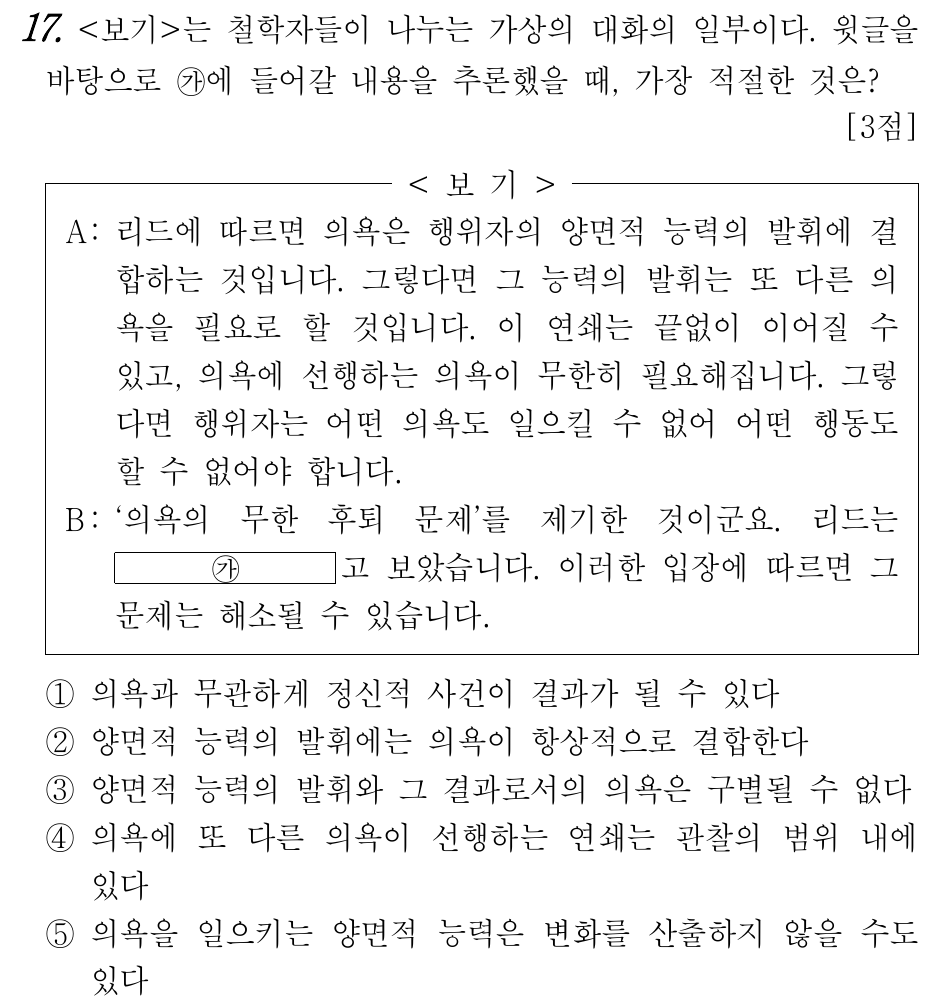
#> input picture 비문학/img/2022-03-국어_17.png, 935 x 1000 px, given in place of 2026-06-국어_p1.png, which was not available
$ jupyter execute --allow-errors '비문학(4주차).ipynb'   (shell and % lines are left out)   (text cells are left out)
#> lines starting #> are read from the running program, lines starting #| are printed output that depends on the picture; after the words box and inside, x2 and y2 are one past the last pixel; in counts of white or black regions, pixels touching at a corner belong together; pictures that were not available may be replaced by others from this repository, and a replacement may not be noted
[cell 1]
from google.colab import drive
drive.mount('/content/drive')

[cell 2]
import sys
sys.path.append("/content/drive/MyDrive/STUBO/ksatparser")

[cell 3]
# Install Poppler utilities

[cell 4]
import os
os.environ["OPENAI_API_KEY"] = "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"

[cell 5]
# [9 lines of commented-out code are left out]

[cell 6]
import base64
from PIL import Image
from IPython.display import display
from openai import OpenAI

[cell 7]
import os
from pathlib import Path
from PyPDF2 import PdfReader
import ksatparser

# 대상 파일 경로
pdf_path = "/content/drive/MyDrive/기출/2026-06-국어.pdf"

# 텍스트 저장 경로
text_save_dir = "/content/drive/MyDrive/save_text"
os.makedirs(text_save_dir, exist_ok=True)
text_save_path = os.path.join(text_save_dir, "2026-06-국어.txt")

# 이미지 저장 경로
image_output_dir = "/content/drive/MyDrive/output_images"
os.makedirs(image_output_dir, exist_ok=True)

# 텍스트 추출 함수 정의
# [8 lines left out: function extract_text_from_pdf, not called in this run]

# 파일 처리
if os.path.exists(pdf_path):
    # 텍스트 추출 및 저장
    raw_text = extract_text_from_pdf(pdf_path)
    with open(text_save_path, 'w', encoding='utf-8') as f:
        f.write(raw_text)
    print(f"텍스트 저장 완료: {text_save_path}")

    # 이미지 추출
    ksatparser.parse_problem(pdf_path, image_output_dir)
    print(f"이미지 추출 완료: {image_output_dir}")
else:
    print(f"파일이 존재하지 않습니다: {pdf_path}")

[cell 8]
import re
import os
import shutil

images_dir = '/content/drive/MyDrive/output_images'
output_base = '/content/drive/MyDrive/classified_images'
nonfiction_dir = os.path.join(output_base, '비문학')

os.makedirs(nonfiction_dir, exist_ok=True)

copied = False

#> (the rest of this cell did not finish here and is left out)

[cell 9]
import os
from openai import OpenAI
import re
import time

#> (the rest of this cell did not finish here and is left out)

[cell 10]
from openai import OpenAI
import os
import time

#> (the rest of this cell did not finish here and is left out)

[cell 11]
# Tesseract와 한글 언어 데이터 설치

[cell 12]
import os
import re
import unicodedata
from PIL import Image
import pytesseract
from openai import OpenAI

# ✅ 유니코드 NFC 정규화 함수
def normalize_filename(filename):
    return unicodedata.normalize('NFC', filename)

# ✅ 경로 설정
image_dir = "/content/drive/MyDrive/classified_images/비문학"

# ✅ 프롬프트 템플릿
text_prompt = '''
다음은 국어 모의고사 비문학 문제입니다. 지문과 문제를 읽고 아래를 수행하세요:

1. 이 문제의 정답을 알려주세요 (선지 번호만 출력: ①~⑤ 중 하나)
2. 반드시 지문 내용을 근거로 하여 정답 선택 이유를 자세히 설명해주세요 (3~5문장)

[지문]
{passage}

[문제]
{question}

결과는 다음 형식으로 출력해주세요:

[정답] ③
[해설] … (여기에 근거 설명)
'''

# ✅ GPT 호출 함수
# [8 lines left out: function ask_gpt, not called in this run]

# ✅ 이미지 → 텍스트 (OCR)
def extract_text(image_path):
    image = Image.open(image_path)
#> image is the input picture: PIL image 935x1000 L; min 0, max 255, mean 242
    return pytesseract.image_to_string(image, lang='kor')


# ✅ 지문-문제 매핑 정보
mapping = {
    "p1": [1, 2, 3],
    "p2": list(range(4, 10)),
    "p3": list(range(10, 14)),
    "p4": list(range(14, 18))
}

# ✅ 실제 파일 목록 (정규화)
all_files = [normalize_filename(f) for f in os.listdir(image_dir)]

# ✅ 처리 루프
#> (the rest of this cell did not finish here and is left out)

[cell 13]
import os
import re
import unicodedata
import easyocr
from PIL import Image
from openai import OpenAI

# 유니코드 NFC 정규화
def normalize_filename(fn):
    return unicodedata.normalize('NFC', fn)

# EasyOCR 리더 초기화 (한글 + 숫자, 특수기호 혼합 언어)
#> (the rest of this cell did not finish here and is left out)

[cell 14]
import os
import re
import cv2
import numpy as np
import unicodedata
import easyocr
from PIL import Image
from openai import OpenAI

# ✅ 유니코드 NFC 정규화
def normalize_filename(fn):
    return unicodedata.normalize('NFC', fn)

# ✅ EasyOCR 초기화
#> (the rest of this cell did not finish here and is left out)

[cell 15]
import cv2
import numpy as np
import os

def remove_underlines(input_path, output_path):
    # 이미지 불러오기
#> called with output_path = '/content/2026-06-국어_16_clean.png'
    img = cv2.imread(input_path)
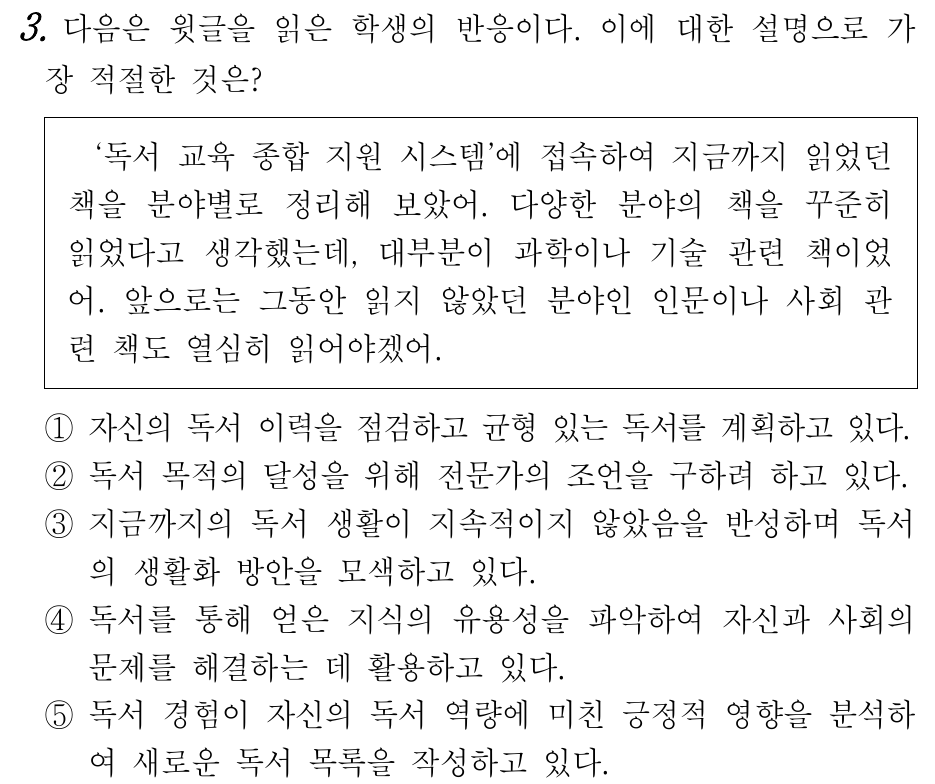
#> input picture 비문학/img/2022-03-국어_3.png, 935 x 784 px, given in place of 2026-06-국어_16.png, which was not available
#> img is the input picture: shape (784, 935, 3); min 0, max 255, mean 240.5
    if img is None:
        raise FileNotFoundError(f"❌ 이미지 경로 확인: {input_path}")

    gray = cv2.cvtColor(img, cv2.COLOR_BGR2GRAY)

    # 이진화
    _, binary = cv2.threshold(gray, 200, 255, cv2.THRESH_BINARY_INV)
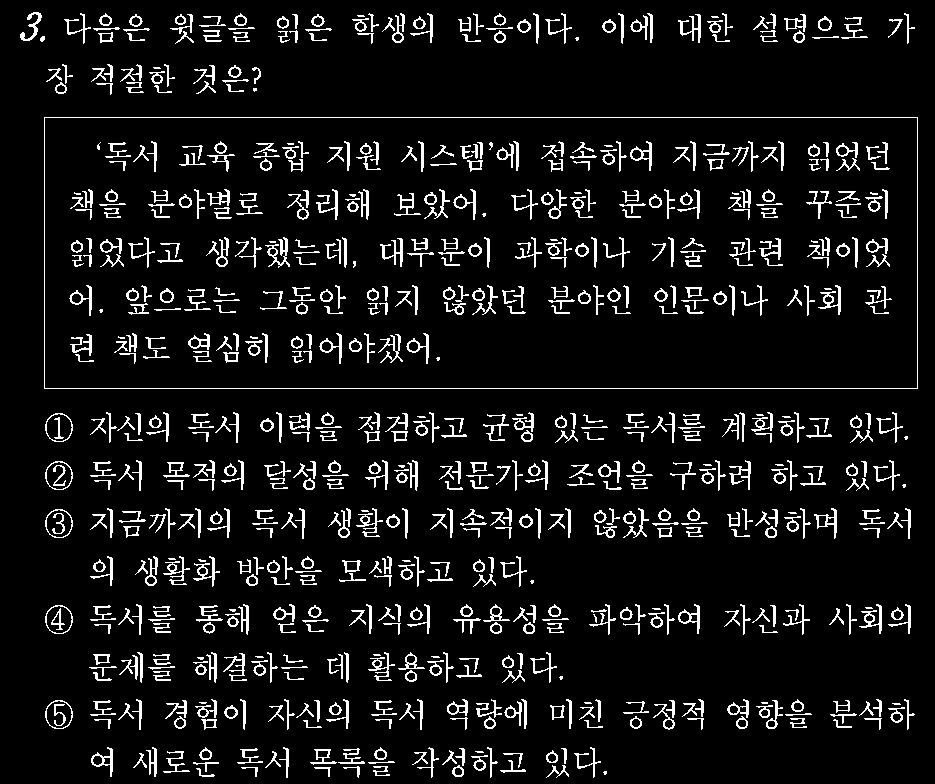
#> binary: shape (784, 935); 7.9% white in thin lines or dots

    # 수평선 검출용 커널 (1x30)
    kernel = cv2.getStructuringElement(cv2.MORPH_RECT, (30, 1))
    detected_lines = cv2.morphologyEx(binary, cv2.MORPH_OPEN, kernel, iterations=2)
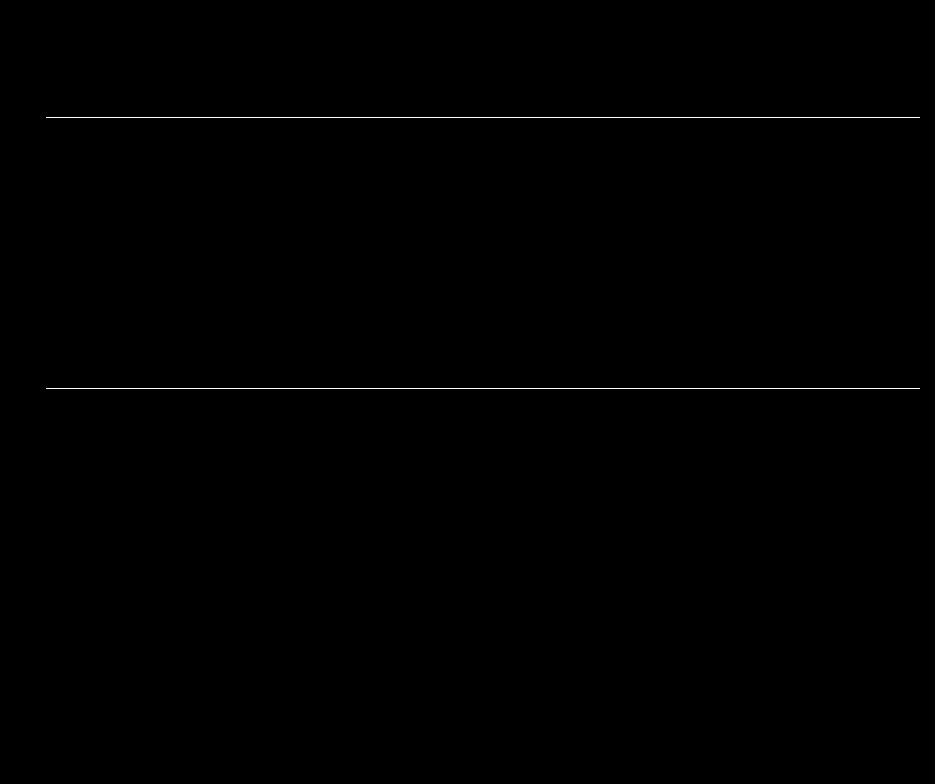
#> detected_lines: shape (784, 935); 0.24% white in thin lines or dots, all inside (x1, y1, x2, y2) = (46, 117, 920, 389)

    # 수평선 영역 제거
    cleaned = cv2.inpaint(img, detected_lines, inpaintRadius=3, flags=cv2.INPAINT_TELEA)

    # 저장
    os.makedirs(os.path.dirname(output_path), exist_ok=True)
    cv2.imwrite(output_path, cleaned)
    print(f"✅ 밑줄 제거 이미지 저장됨: {output_path}")

[cell 16]
# 예시 경로 (필요에 맞게 수정)
original_path = "/content/drive/MyDrive/classified_images/비문학/2026-06-국어_16.png"
cleaned_path = "/content/2026-06-국어_16_clean.png"

remove_underlines(original_path, cleaned_path)

[cell 17]
# 예시 경로 (필요에 맞게 수정)
original_path = "/content/drive/MyDrive/classified_images/비문학/2026-06-국어_p4.png"
cleaned_path = "/content/2026-06-국어_p4_clean.png"

remove_underlines(original_path, cleaned_path)
